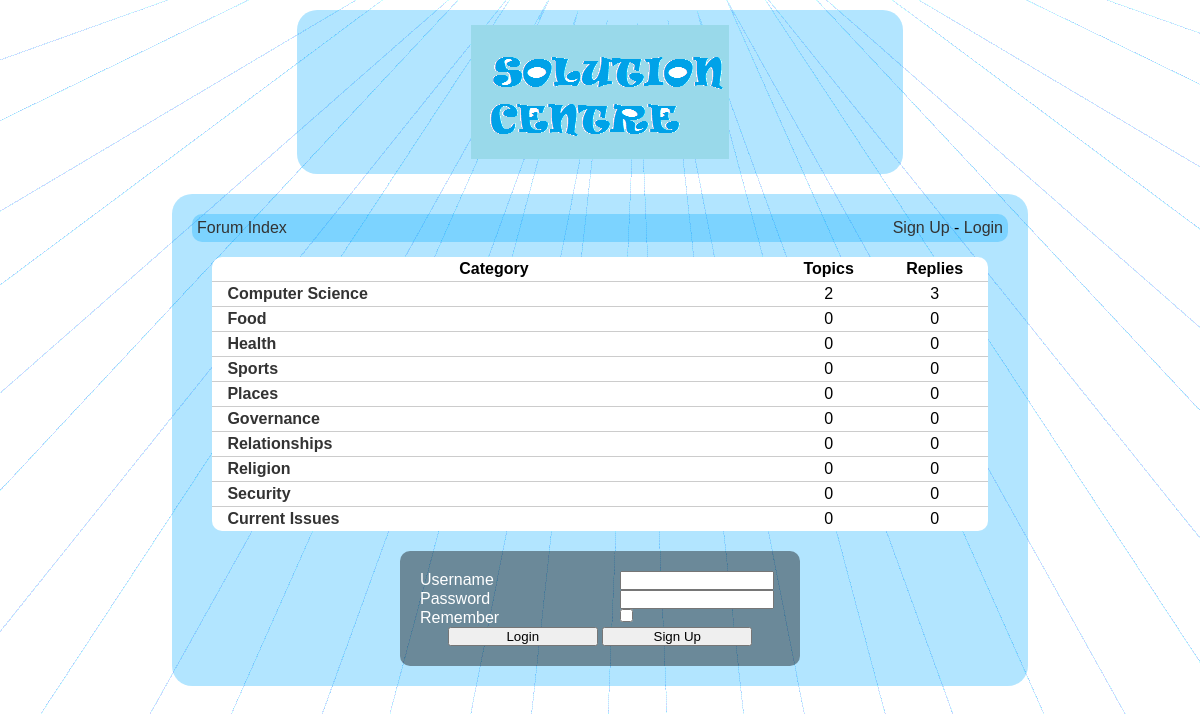
The page / on the database its author committed.
### tables this page shows
CREATE TABLE IF NOT EXISTS `categories` (
  `id` smallint(6) NOT NULL,
  `name` varchar(256) NOT NULL,
  `description` text NOT NULL,
  `position` smallint(6) NOT NULL,
  PRIMARY KEY (`id`)
);

### config.php (called while the page is built, shortened)
<?php
$url_home = 'index.php';
$design = 'default';
?>

### index.php (the view, shortened to what this page needs)
<?php
include('config.php');
?>
<!DOCTYPE html PUBLIC "-//W3C//DTD XHTML 1.0 Transitional//EN" "http://www.w3.org/TR/xhtml1/DTD/xhtml1-transitional.dtd">
<html xmlns="http://www.w3.org/1999/xhtml">
    <head>
        <link href="<?php echo $design; ?>/style.css" rel="stylesheet" title="Style" />
    </head>
    <body>
    	<div class="header">
        	<a href="<?php echo $url_home; ?>"><img src="<?php echo $design; ?>/images/logo.png" alt="Forum" /></a>
	    </div>
        <div class="content">
<?php
if(isset($_SESSION['username']))
{
$nb_new_pm = mysql_fetch_array(mysql_query('select count(*) as nb_new_pm from pm where ((user1="'.$_SESSION['userid'].'" and user1read="no") or (user2="'.$_SESSION['userid'].'" and user2read="no")) and id2="1"'));
$nb_new_pm = $nb_new_pm['nb_new_pm'];
?>
<div class="box">
	<div class="box_left">
    	<a href="<?php echo $url_home; ?>">Forum Index</a>
    </div>
	<div class="box_right">
    	<a href="list_pm.php">Your messages(<?php echo $nb_new_pm; ?>)</a> - <a href="profile.php?id=<?php echo $_SESSION['userid']; ?>"><?php echo htmlentities($_SESSION['username'], ENT_QUOTES, 'UTF-8'); ?></a> (<a href="login.php">Logout</a>)
    </div>
	<div class="clean"></div>
</div>
<?php
}
else
{
?>
<div class="box">
	<div class="box_left">
    	<a href="<?php echo $url_home; ?>">Forum Index</a>
    </div>
	<div class="box_right">
    	<a href="signup.php">Sign Up</a> - <a href="login.php">Login</a>
    </div>
</div>
<?php
}
?>
<table class="categories_table">
	<tr>
    	<th class="forum_cat">Category</th>
    	<th class="forum_ntop">Topics</th>
    	<th class="forum_nrep">Replies</th>
	</tr>
<?php
$dn1 = mysql_query('select c.id, c.name, c.description, c.position, (select count(t.id) from topics as t where t.parent=c.id and t.id2=1) as topics, (select count(t2.id) from topics as t2 where t2.parent=c.id and t2.id2!=1) as replies from categories as c group by c.id order by c.position asc');
while($dnn1 = mysql_fetch_array($dn1))
{
?>
	<tr>
    	<td class="forum_cat"><a href="list_topics.php?parent=<?php echo $dnn1['id']; ?>" class="title"><?php echo htmlentities($dnn1['name'], ENT_QUOTES, 'UTF-8'); ?></a>
        <div class="description"><?php echo $dnn1['description']; ?></div></td>
    	<td><?php echo $dnn1['topics']; ?></td>
    	<td><?php echo $dnn1['replies']; ?></td>
    </tr>
<?php
}
?>
</table>
<?php
if(!isset($_SESSION['username']))
{
?>
<div class="box_login">
	<form action="login.php" method="post">
		<label for="username">Username</label><input type="text" name="username" id="username" /><br />
		<label for="password">Password</label><input type="password" name="password" id="password" /><br />
        <label for="memorize">Remember</label><input type="checkbox" name="memorize" id="memorize" value="yes" />
        <div class="center">
	        <input type="submit" value="Login" /> <input type="button" onclick="javascript:document.location='signup.php';" value="Sign Up" />
        </div>
    </form>
</div>
<?php
}
?>
		</div>
	</body>
</html>

### default/style.css (style rules this page uses)
* { margin:0px; padding:0px; }
body { background:#e2f6ff url('images/background.gif') center top no-repeat; padding-left:10%; padding-right:10%; font-family:Arial, Geneva, sans-serif; }
a { text-decoration:none; color:#333333; }
img, table, tr, td { border:0px; }
.center { text-align:center; }
input[type=text], input[type=submit], input[type=button], input[type=password] { width:150px; }
label { width:200px; display:inline-block; vertical-align:top; text-align:left; }
table { border-spacing:0px; background:#ffffff; -moz-border-radius:10px; -webkit-border-radius:10px; border-radius:10px; padding:0px; width:95%; margin:5px auto 5px auto; }
tr { -moz-border-radius:5px; -webkit-border-radius:5px; border-radius:5px; margin:0px; }
td, th { margin:0px; border:0px; padding:3px; text-align:center; }
.header { margin:auto; margin-top:10px; padding:15px; background:url('images/bluec_30p.png'); width:60%; -moz-border-radius:20px; -webkit-border-radius:20px; border-radius:20px; text-align:center; }
.content { background:url('images/bluec_30p.png'); width:85%; -moz-border-radius:20px; -webkit-border-radius:20px; border-radius:20px; margin:auto; padding:20px; margin-top:20px; }
.box_left { float:left; }
.box_right { float:right; }
.box { background:url('images/bluec_30p.png'); -moz-border-radius:10px; -webkit-border-radius:10px; border-radius:10px; margin:auto; padding:5px; margin-bottom:15px; }
.box_login { background:url('images/black_40p.png'); width:360px; -moz-border-radius:10px; -webkit-border-radius:10px; border-radius:10px; margin:auto; padding:20px; margin-top:20px; color:#ffffff; }
.forum_ntop, .forum_nrep, .forum_act, .forum_auth { width:100px; }
td.forum_cat, td.forum_tops { padding-left:15px; text-align:left; }
.categories_table td, .categories_table th, .topics_table td, .topics_table th, .list_pm td, .list_pm th { border-bottom:1px solid #cccccc; }
.categories_table tr:last-child td, .topics_table tr:last-child td, .list_pm tr:last-child td { border-bottom:0px; }
td.forum_cat .title { font-weight:bold; }

### rows shown on the page
categories: name "Computer Science", topics "2", replies "3"
categories: name "Food", topics "0", replies "0"
categories: name "Health", topics "0", replies "0"
categories: name "Sports", topics "0", replies "0"
categories: name "Places", topics "0", replies "0"
categories: name "Governance", topics "0", replies "0"
categories: name "Relationships", topics "0", replies "0"
categories: name "Religion", topics "0", replies "0"
categories: name "Security", topics "0", replies "0"
categories: name "Current Issues", topics "0", replies "0"
